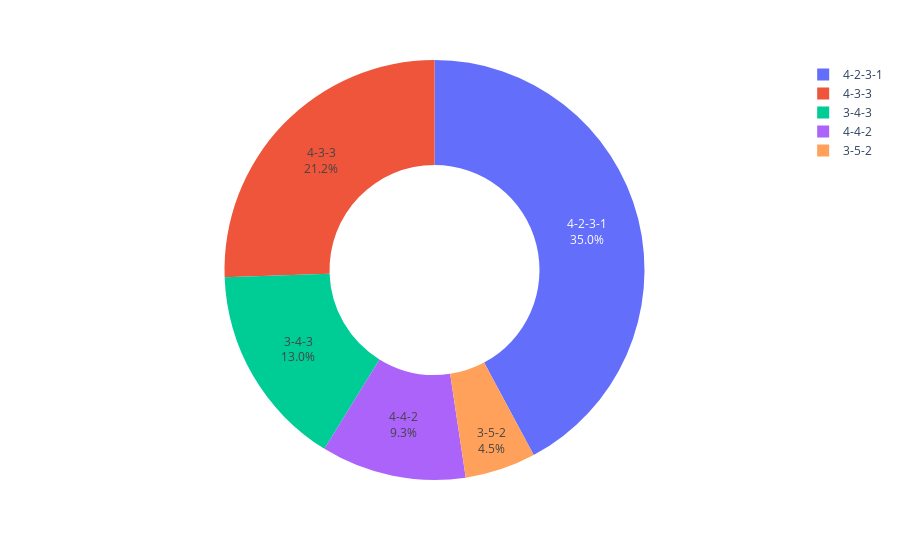

The cell this chart's notebook holds for it:
### Code cell
top5 = formations.head(5).copy()

fig = px.pie(top5, names="formation", values="Wins", hole=0.5)

fig.update_traces(
    texttemplate="%{label}<br>%{customdata:.1f}%",
    textposition="inside",
    customdata=top5["Percentage"],
    hovertemplate=(
        "<b>%{label}</b><br>"
        "Wins: %{value}<br>"
        "Percentage: %{customdata:.2f}%"
        "<extra></extra>"
    ),
)

fig.show()

### Figure 1 — Plotly figure (JSON) as saved in the notebook; plotly's stock layout.template omitted (floating-point values rounded to 4 significant figures)
{"data": [{"customdata": [35.0, 21.21, 13.0, 9.263, 4.526], "domain": {"x": [0, 1], "y": [0, 1]}, "hole": 0.5, "hovertemplate": "<b>%{label}</b><br>Wins: %{value}<br>Percentage: %{customdata:.2f}%<extra></extra>", "labels": ["4-2-3-1", "4-3-3", "3-4-3", "4-4-2", "3-5-2"], "legendgroup": "", "name": "", "showlegend": true, "textposition": "inside", "texttemplate": "%{label}<br>%{customdata:.1f}%", "type": "pie", "values": [2660, 1612, 988, 704, 344]}], "layout": {"legend": {"tracegroupgap": 0}, "margin": {"t": 60}}}
